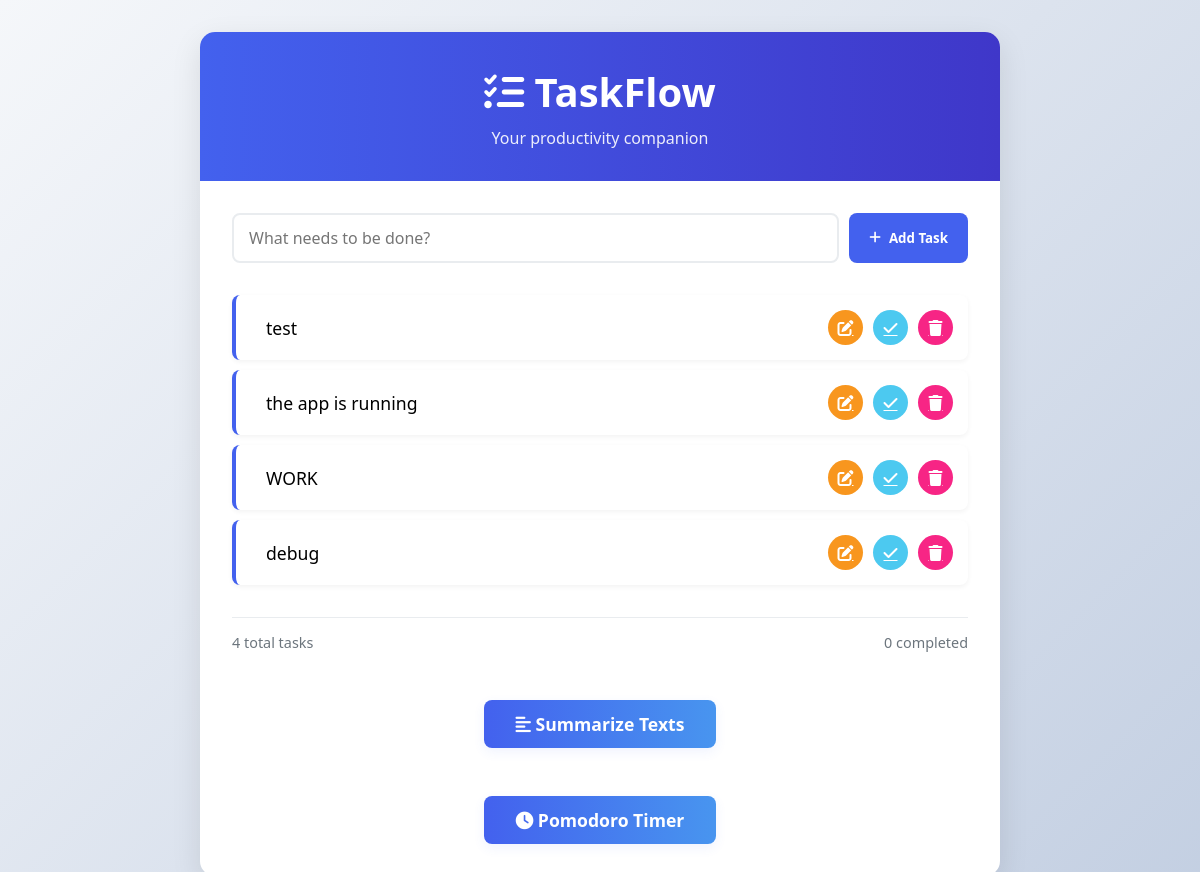
Before: / with the older database file.
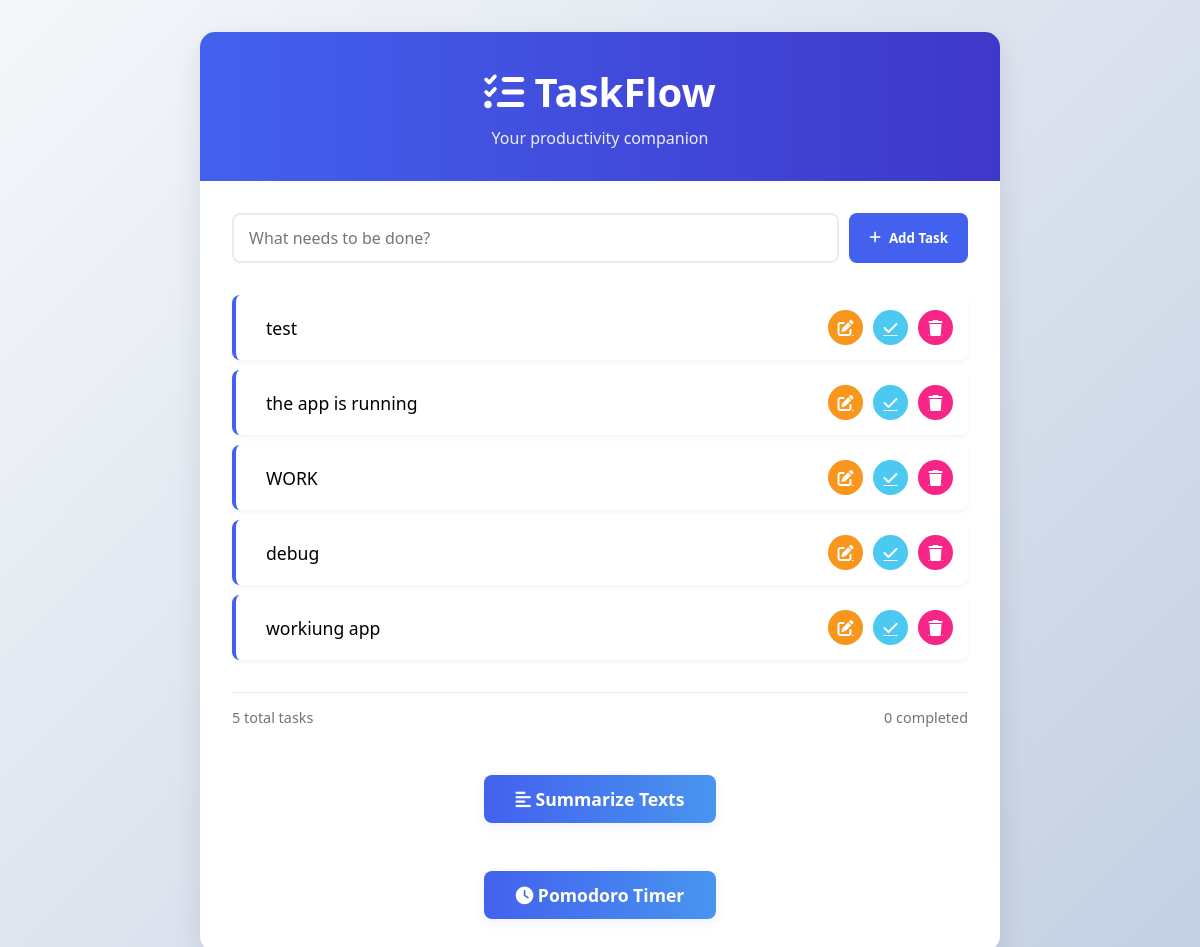
After: the same page with the newer database file.
### app/models.py (models this page shows, shortened)
class Task(db.Model):
    __tablename__ = 'tasks'
    id = db.Column(db.Integer, primary_key=True)
    content = db.Column(db.String(200), nullable=False)
    done = db.Column(db.Boolean, default=False, nullable=False)

### app/routes.py (the view)
@bp.route('/')
def index():
    tasks = db.session.execute(db.select(Task)).scalars().all()
    return render_template('index.html', tasks=tasks)

### app/templates/index.html (shortened to what this page needs)
<!DOCTYPE html>
<html lang="en">
<head>
    <link rel="stylesheet" href="https://cdnjs.cloudflare.com/ajax/libs/font-awesome/6.4.0/css/all.min.css">
    <link rel="stylesheet" href="{{ url_for('static', filename='style.css') }}">
</head>
<body>
    <div class="container">
        <header class="app-header">
            <h1><i class="fas fa-tasks"></i> TaskFlow</h1>
            <p>Your productivity companion</p>
        </header>
        <div class="task-manager">
            <form class="task-form" action="/add" method="POST">
                <input type="text" name="content" placeholder="What needs to be done?" required>
                <button type="submit" class="add-btn">
                    <i class="fas fa-plus"></i> Add Task
                </button>
            </form>
            <ul class="task-list">
                {% for task in tasks %}
                <li class="task-item {{ 'completed' if task.done else '' }}">
                    <span class="task-content">{{ task.content }}</span>
                    <div class="task-actions">
                    <a href="{{ url_for('main.edit', id=task.id) }}" class="edit-btn" title="Edit">                            <i class="fas fa-edit"></i>
                        </a>
                        <a href="{{ url_for('main.toggle', id=task.id) }}" class="toggle-btn" title="{{ 'Mark undone' if task.done else 'Complete' }}">
                            <i class="fas {{ 'fa-undo' if task.done else 'fa-check' }}"></i>
                        </a>
                        <a href="{{ url_for('main.delete', id=task.id) }}" class="delete-btn" title="Delete">
                            <i class="fas fa-trash"></i>
                        </a>
                    </div>
                </li>
                {% endfor %}
            </ul>
            <div class="task-stats">
                <span>{{ tasks|length }} total tasks</span>
                <span>{{ tasks|selectattr('done')|list|length }} completed</span>
            </div>
             <div class="summarize-section" style="text-align:center; margin-top: 2rem;">
                <a href="{{ url_for('summarize.summarize') }}" class="summarize-btn">
                    <i class="fas fa-align-left"></i> Summarize Texts
                </a>
            </div>
            <div class="pomodoro-section" style="text-align:center; margin-top: 2rem;">
                <a href="{{ url_for('main.pomodoro') }}" class="pomodoro-btn">
                    <i class="fas fa-clock"></i> Pomodoro Timer
                </a>
            </div>
        </div>
    </div>
</body>
</html>

### app/static/style.css (style rules this page uses)
:root { --primary: #4361ee; --secondary: #3f37c9; --accent: #4895ef; --light: #f8f9fa; --dark: #212529; --success: #4cc9f0; --danger: #f72585; --warning: #f8961e; --gray: #6c757d; }
* { margin: 0; padding: 0; box-sizing: border-box; font-family: 'Segoe UI', Tahoma, Geneva, Verdana, sans-serif; }
body { background: linear-gradient(135deg, #f5f7fa 0%, #c3cfe2 100%); min-height: 100vh; padding: 2rem; }
.container { max-width: 800px; margin: 0 auto; background: white; border-radius: 15px; box-shadow: 0 10px 30px rgba(0, 0, 0, 0.1); overflow: hidden; }
.app-header { background: linear-gradient(to right, var(--primary), var(--secondary)); color: white; padding: 2rem; text-align: center; }
.app-header h1 { font-size: 2.5rem; margin-bottom: 0.5rem; }
.app-header p { opacity: 0.9; font-weight: 300; }
.task-manager { padding: 2rem; }
.task-form { display: flex; gap: 10px; margin-bottom: 2rem; }
.task-form input { flex: 1; padding: 12px 15px; border: 2px solid #e9ecef; border-radius: 8px; font-size: 1rem; transition: all 0.3s; }
.add-btn { background-color: var(--primary); color: white; border: none; padding: 0 20px; border-radius: 8px; cursor: pointer; font-weight: 600; transition: all 0.3s; display: flex; align-items: center; gap: 8px; }
.task-list { list-style: none; margin-bottom: 2rem; }
.task-item { display: flex; justify-content: space-between; align-items: center; padding: 15px; background: white; border-radius: 8px; margin-bottom: 10px; box-shadow: 0 2px 5px rgba(0, 0, 0, 0.05); transition: all 0.3s; border-left: 4px solid var(--primary); }
.task-content { flex: 1; padding: 0 15px; font-size: 1.1rem; }
.task-actions { display: flex; gap: 10px; }
.task-actions a { color: white; width: 35px; height: 35px; border-radius: 50%; display: flex; align-items: center; justify-content: center; cursor: pointer; transition: all 0.3s; }
.edit-btn { background-color: var(--warning); }
.toggle-btn { background-color: var(--success); }
.delete-btn { background-color: var(--danger); }
.task-stats { display: flex; justify-content: space-between; color: var(--gray); font-size: 0.9rem; padding-top: 15px; border-top: 1px solid #e9ecef; }
.summarize-btn { display: inline-block; background: linear-gradient(to right, var(--primary), var(--accent)); color: white; padding: 0.75rem 2rem; border-radius: 8px; font-size: 1.1rem; font-weight: 600; text-decoration: none; box-shadow: 0 4px 12px rgba(67, 97, 238, 0.08); transition: background 0.3s, transform 0.2s; margin-top: 1rem; }
.pomodoro-btn { display: inline-block; background: linear-gradient(to right, var(--primary), var(--accent)); color: white; padding: 0.75rem 2rem; border-radius: 8px; font-size: 1.1rem; font-weight: 600; text-decoration: none; box-shadow: 0 4px 12px rgba(67, 97, 238, 0.08); transition: background 0.3s, transform 0.2s; margin-top: 1rem; }

Changed rows visible on the page:
added Task: content "workiung app", done False (drawn)
Other visible differences:
{{ tasks|length }}: "4" → "5"
